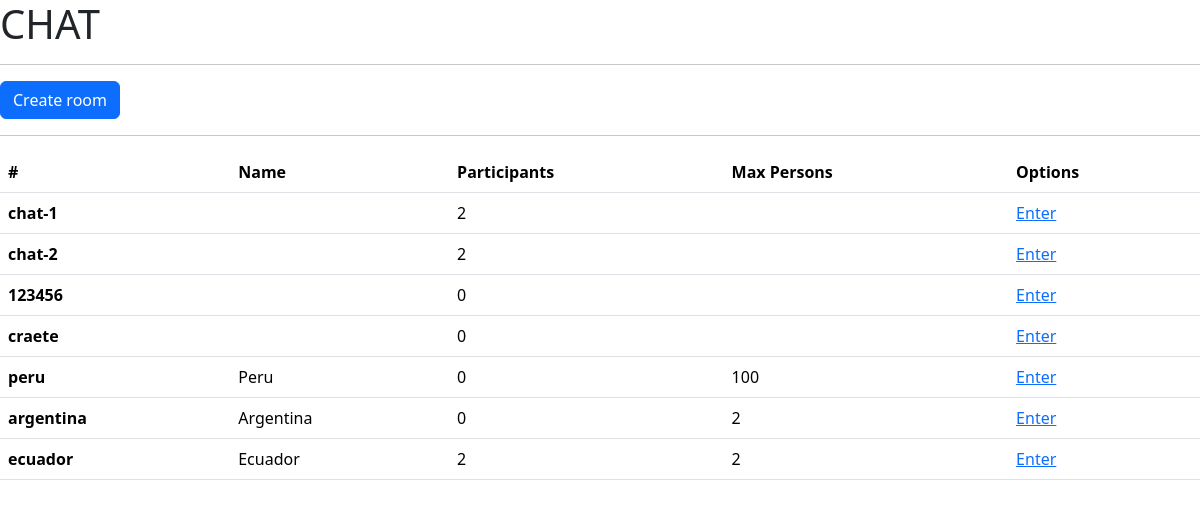
The page / on the database its author committed.
### main.py (models this page shows, shortened)
class Conversation(db.Model):
    id = db.Column(db.String, primary_key=True)
    name = db.Column(db.String(50))
    persons = db.Column(db.Integer)
    created_at = db.Column(db.DateTime(timezone=True), server_default=func.now())
    messages = db.relationship("Message", back_populates="conversation")

### main.py (the view)
@app.route("/")
def index():
    conversations = Conversation.query.all()
    data = []
    for c in conversations:
        participants = len(db.session.query(Message.nickname, db.func.count(Message.nickname)).filter(Message.conversation_id == c.id).group_by(Message.nickname).all())
        data.append({
            "conversation": c,
            "participants": participants,
        })
    return render_template("index.html", data=data)

### templates/index.html (shortened to what this page needs)
<!doctype html>
<html lang="en">
  <head>
    <link href="https://cdn.jsdelivr.net/npm/bootstrap@5.3.3/dist/css/bootstrap.min.css" rel="stylesheet">
</head>
  <body>
    <h1>CHAT</h1>
    <hr>
    <a href="{{ url_for('conversations_create') }}" class="btn btn-primary">Create room</a>
    <hr>
    <table class="table">
        <thead>
          <tr>
            <th scope="col">#</th>
            <th scope="col">Name</th>
            <th scope="col">Participants</th>
            <th scope="col">Max Persons</th>
            <th scope="col">Options</th>
          </tr>
        </thead>
        <tbody>
          {% for c in data %}
          <tr>
            <th scope="row">{{ c.conversation.id }}</th>
            {% if c.conversation.name %}
            <td>{{ c.conversation.name }}</td>
            {% else %}
            <td></td>
            {% endif %}
            <td>{{ c.participants }}</td>
            {% if c.conversation.persons %}
            <td>{{ c.conversation.persons }}</td>
            {% else %}
            <td></td>
            {% endif %}
            <td><a href="{{ url_for('conversations', id=c.conversation.id) }}">Enter</a></td>
          </tr>
          {% endfor %}
        </tbody>
      </table>
  </body>
</html>

### rows shown on the page
Conversation: conversation.id "chat-1"
Conversation: conversation.id "chat-2"
Conversation: conversation.id "123456"
Conversation: conversation.id "craete"
Conversation: conversation.id "peru", conversation.name "Peru", conversation.persons "100"
Conversation: conversation.id "argentina", conversation.name "Argentina", conversation.persons "2"
Conversation: conversation.id "ecuador", conversation.name "Ecuador", conversation.persons "2"

### other values the page prints
{{ c.participants }} "2" "2" "0" "0" "0" "0" "2"
